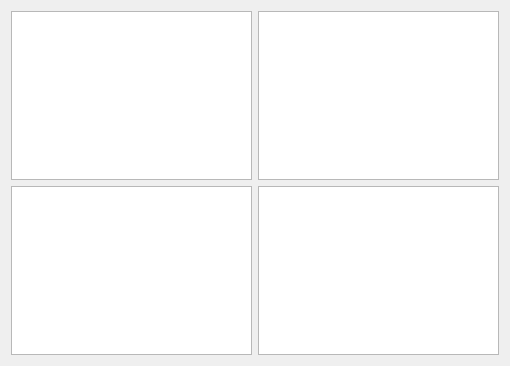
<?xml version="1.0" encoding="UTF-8"?>
<ui version="4.0">
 <class>Form</class>
 <widget class="QWidget" name="Form">
  <property name="windowModality">
   <enum>Qt::NonModal</enum>
  </property>
  <property name="enabled">
   <bool>true</bool>
  </property>
  <property name="geometry">
   <rect>
    <x>0</x>
    <y>0</y>
    <width>510</width>
    <height>366</height>
   </rect>
  </property>
  <property name="windowTitle">
   <string>Form</string>
  </property>
  <property name="toolTip">
   <string/>
  </property>
  <layout class="QGridLayout" name="gridLayout">
   <item row="0" column="0">
    <widget class="QGraphicsView" name="grp221"/>
   </item>
   <item row="0" column="1">
    <widget class="QGraphicsView" name="grp222"/>
   </item>
   <item row="1" column="0">
    <widget class="QGraphicsView" name="grp223"/>
   </item>
   <item row="1" column="1">
    <widget class="QGraphicsView" name="grp224">
     <property name="enabled">
      <bool>true</bool>
     </property>
    </widget>
   </item>
  </layout>
 </widget>
 <resources/>
 <connections/>
</ui>
